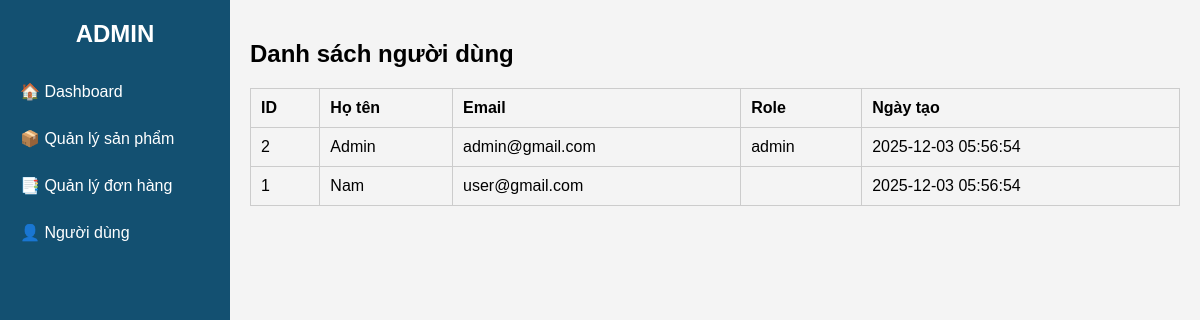
The app's page /admin/admin.php?view=users (signed in) with its own data.
### tables this page shows
CREATE TABLE `users` (
  `id` int(11) NOT NULL,
  `fullname` varchar(255) DEFAULT NULL,
  `gender` enum('Nam','Nữ','Khác') DEFAULT NULL,
  `birthday` date DEFAULT NULL,
  `email` varchar(255) DEFAULT NULL,
  `password` varchar(255) DEFAULT NULL,
  `role` enum('customer','admin') DEFAULT 'customer',
  `created_at` timestamp NOT NULL DEFAULT current_timestamp(),
  `phone` varchar(20) DEFAULT NULL,
  `address` varchar(255) DEFAULT NULL,
  `province_id` int(11) DEFAULT NULL,
  `district_id` int(11) DEFAULT NULL,
  `ward_id` int(11) DEFAULT NULL,
  `street` varchar(255) DEFAULT NULL
);

### admin/users.php (the view, shortened to what this page needs)
<?php
include "../db.php";
$users = $conn->query("SELECT * FROM users ORDER BY id DESC");
?>
<!DOCTYPE html>
<html>
<head>
</head>
<body>
<h2>Danh sách người dùng</h2>
<table>
    <tr>
        <th>ID</th>
        <th>Họ tên</th>
        <th>Email</th>
        <th>Role</th>
        <th>Ngày tạo</th>
    </tr>
<?php while($u = $users->fetch_assoc()): ?>
    <tr>
        <td><?= $u["id"] ?></td>
        <td><?= $u["fullname"] ?></td>
        <td><?= $u["email"] ?></td>
        <td><?= $u["role"] ?></td>
        <td><?= $u["created_at"] ?></td>
    </tr>
<?php endwhile; ?>
</table>
</body>
</html>

### admin/admin.php (style rules this page uses)
body { font-family: Arial; margin: 0; background: #f4f4f4; }

### admin/users.php (style rules this page uses)
table { border-collapse: collapse; width: 100%; }
th, td { padding: 10px; border: 1px solid #ccc; text-align: left; }

### records on screen
users: id "2", fullname "Admin", email "admin@gmail.com", role "admin", created_at "2025-12-03 05:56:54"
users: id "1", fullname "Nam", email "user@gmail.com", created_at "2025-12-03 05:56:54"
